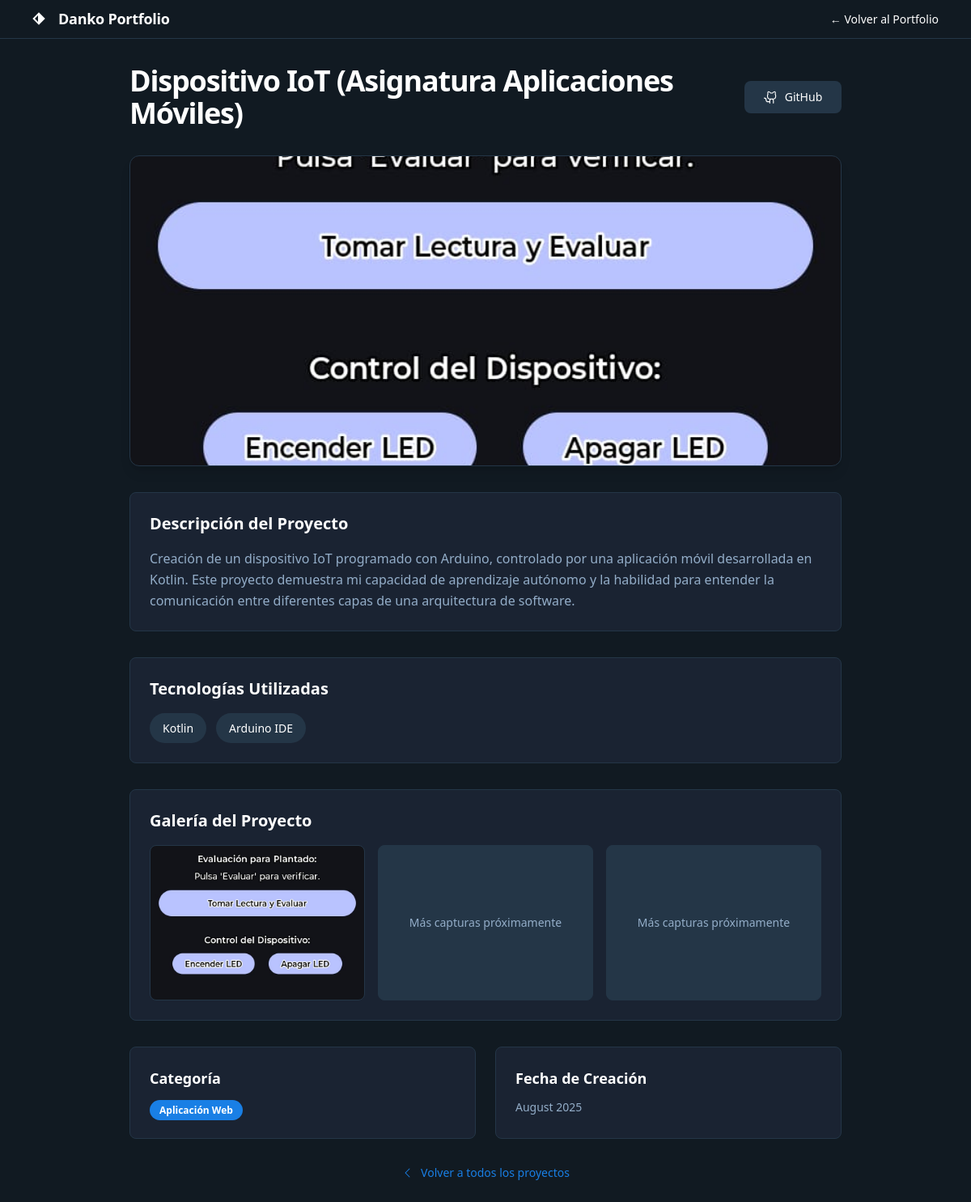
Page /proyecto/3/ on the committed database.
### projects/models.py (models this page shows, shortened)
class Project(models.Model):
    CATEGORY_CHOICES = [
        ('web_app', 'Aplicación Web'),
        ('api', 'API REST'),
        ('automation', 'Automatización'),
        ('iot', 'IoT'),
        ('other', 'Otro'),
    ]
    name = models.CharField(max_length=200)
    description = models.TextField()
    short_description = models.CharField(max_length=150, help_text="Descripción corta para preview", blank=True)
    image = models.CharField(max_length=255, blank=True, null=True, help_text="Path to static image (e.g., 'img/calculadora.PNG')")
    github_link = models.URLField(max_length=200, blank=True, null=True)
    demo_link = models.URLField(max_length=200, blank=True, null=True)
    technologies = models.CharField(max_length=200, help_text="Comma-separated list of technologies (e.g., Python, Django, PostgreSQL)")
    category = models.CharField(max_length=20, choices=CATEGORY_CHOICES, default='web_app')
    featured = models.BooleanField(default=False, help_text="Marcar como proyecto destacado")
    achievements = models.TextField(blank=True, help_text="Logros específicos del proyecto (separados por líneas)")
    created_date = models.DateField(default=timezone.now)
    order = models.IntegerField(default=0, help_text="Orden de visualización (menor número = primero)")
    class Meta:
        ordering = ['-featured', 'order', '-created_date']
    @property
    def technologies_list(self):
        if self.technologies:
            return [tech.strip() for tech in self.technologies.split(',')]
        return []

### projects/views.py (the view)
# urls.py: path('proyecto/<int:project_id>/', views.project_detail, name='project_detail'),
def project_detail(request, project_id):
    project = get_object_or_404(Project, id=project_id)
    return render(request, 'project_detail.html', {'project': project})

### templates/project_detail.html (shortened to what this page needs)
{% extends 'base.html' %}
{% load static %}
{% block content %}
<div class="relative flex size-full min-h-screen flex-col bg-[#111a22] dark group/design-root overflow-x-hidden" style='font-family: Manrope, "Noto Sans", sans-serif;'>
  <div class="layout-container flex h-full grow flex-col">
    <header class="flex items-center justify-between whitespace-nowrap border-b border-solid border-b-[#243647] px-10 py-3">
      <div class="flex items-center gap-4 text-white">
        <div class="size-4">
        </div>
        <h2 class="text-white text-lg font-bold leading-tight tracking-[-0.015em]">Danko Portfolio</h2>
      </div>
      <div class="flex flex-1 justify-end gap-8">
        <div class="flex items-center gap-9">
          <a class="text-white text-sm font-medium leading-normal hover:text-[#197fe5]" href="{% url 'home' %}">← Volver al Portfolio</a>
        </div>
      </div>
    </header>
    <div class="px-10 lg:px-40 flex flex-1 justify-center py-8">
      <div class="layout-content-container flex flex-col max-w-[1200px] flex-1">
        <div class="flex flex-col lg:flex-row lg:items-center justify-between gap-4 mb-8">
          <div class="flex items-center gap-3">
            <h1 class="text-white text-3xl lg:text-4xl font-black leading-tight tracking-[-0.033em]">
              {{ project.name }}
            </h1>
          </div>
          <div class="flex gap-3">
            {% if project.github_link %}
            <a href="{{ project.github_link }}" target="_blank" class="flex min-w-[120px] cursor-pointer items-center justify-center overflow-hidden rounded-lg h-10 px-4 bg-[#243647] hover:bg-[#2d3748] text-white gap-2 text-sm font-medium leading-normal transition-all duration-200">
              <span>GitHub</span>
            </a>
            {% endif %}
          </div>
        </div>
        {% if project.image %}
        <div class="mb-8">
          <div class="w-full h-64 lg:h-96 bg-center bg-no-repeat bg-cover rounded-xl border border-[#243647] shadow-lg" style='background-image: url("{% static project.image %}');'></div>
        </div>
        {% endif %}
        <div class="bg-[#1a2332] rounded-lg p-6 mb-8 border border-[#243647]">
          <h2 class="text-white text-xl font-bold mb-4">Descripción del Proyecto</h2>
          <p class="text-[#93adc8] text-base leading-relaxed">{{ project.description }}</p>
        </div>
        {% if project.technologies %}
        <div class="bg-[#1a2332] rounded-lg p-6 mb-8 border border-[#243647]">
          <h2 class="text-white text-xl font-bold mb-4">Tecnologías Utilizadas</h2>
          <div class="flex gap-3 flex-wrap">
            {% for tech in project.technologies_list %}
            <span class="text-white text-sm font-medium leading-normal bg-[#243647] hover:bg-[#197fe5] transition-colors duration-200 rounded-full px-4 py-2">{{ tech }}</span>
            {% endfor %}
          </div>
        </div>
        {% endif %}
        <div class="bg-[#1a2332] rounded-lg p-6 mb-8 border border-[#243647]">
          <h2 class="text-white text-xl font-bold mb-4">Galería del Proyecto</h2>
          <div class="grid grid-cols-1 md:grid-cols-2 lg:grid-cols-3 gap-4">
            {% if project.image %}
            <div class="bg-center bg-no-repeat bg-cover rounded-lg h-48 border border-[#243647] hover:border-[#197fe5] transition-all duration-300" style='background-image: url("{% static project.image %}');'></div>
            <div class="bg-[#243647] rounded-lg h-48 border border-[#243647] hover:border-[#197fe5] transition-all duration-300 flex items-center justify-center">
              <p class="text-[#93adc8] text-sm">Más capturas próximamente</p>
            </div>
            <div class="bg-[#243647] rounded-lg h-48 border border-[#243647] hover:border-[#197fe5] transition-all duration-300 flex items-center justify-center">
              <p class="text-[#93adc8] text-sm">Más capturas próximamente</p>
            </div>
            {% else %}
            <div class="bg-[#243647] rounded-lg h-48 border border-[#243647] flex items-center justify-center col-span-full">
              <p class="text-[#93adc8] text-sm">Imágenes próximamente</p>
            </div>
            {% endif %}
          </div>
        </div>
        <div class="grid grid-cols-1 lg:grid-cols-2 gap-6 mb-8">
          <div class="bg-[#1a2332] rounded-lg p-6 border border-[#243647]">
            <h3 class="text-white text-lg font-bold mb-3">Categoría</h3>
            <span class="bg-[#197fe5] text-white text-xs font-semibold px-3 py-1 rounded-full">
              {{ project.get_category_display }}
            </span>
          </div>
          <div class="bg-[#1a2332] rounded-lg p-6 border border-[#243647]">
            <h3 class="text-white text-lg font-bold mb-3">Fecha de Creación</h3>
            <p class="text-[#93adc8] text-sm">{{ project.created_date|date:"F Y" }}</p>
          </div>
        </div>
        <div class="text-center">
          <a href="{% url 'home' %}#proyectos" class="inline-flex items-center gap-2 text-[#197fe5] hover:text-white text-sm font-medium transition-colors duration-200">
            <svg xmlns="http://www.w3.org/2000/svg" width="16" height="16" fill="currentColor" viewBox="0 0 256 256">
              <path d="M165.66,202.34a8,8,0,0,1-11.32,11.32l-80-80a8,8,0,0,1,0-11.32l80-80a8,8,0,0,1,11.32,11.32L91.31,128Z"></path>
            </svg>
            Volver a todos los proyectos
          </a>
        </div>
      </div>
    </div>
  </div>
</div>
{% endblock %}

### rows in the picture
Project: name "Dispositivo IoT (Asignatura Aplicaciones Móviles)", image (picture), description "Creación de un dispositivo IoT programado con Arduino, controlado por una aplicación móvil desarrollada en Kotlin. Este proyecto demuestra mi capacidad de aprendizaje autónomo y la habilidad para entender la comunicación entre diferentes capas de una arquitectura de software.", category "Aplicación Web", created_date "August 2025"

### other values in the picture
{{ tech }} "Kotlin" "Arduino IDE"
